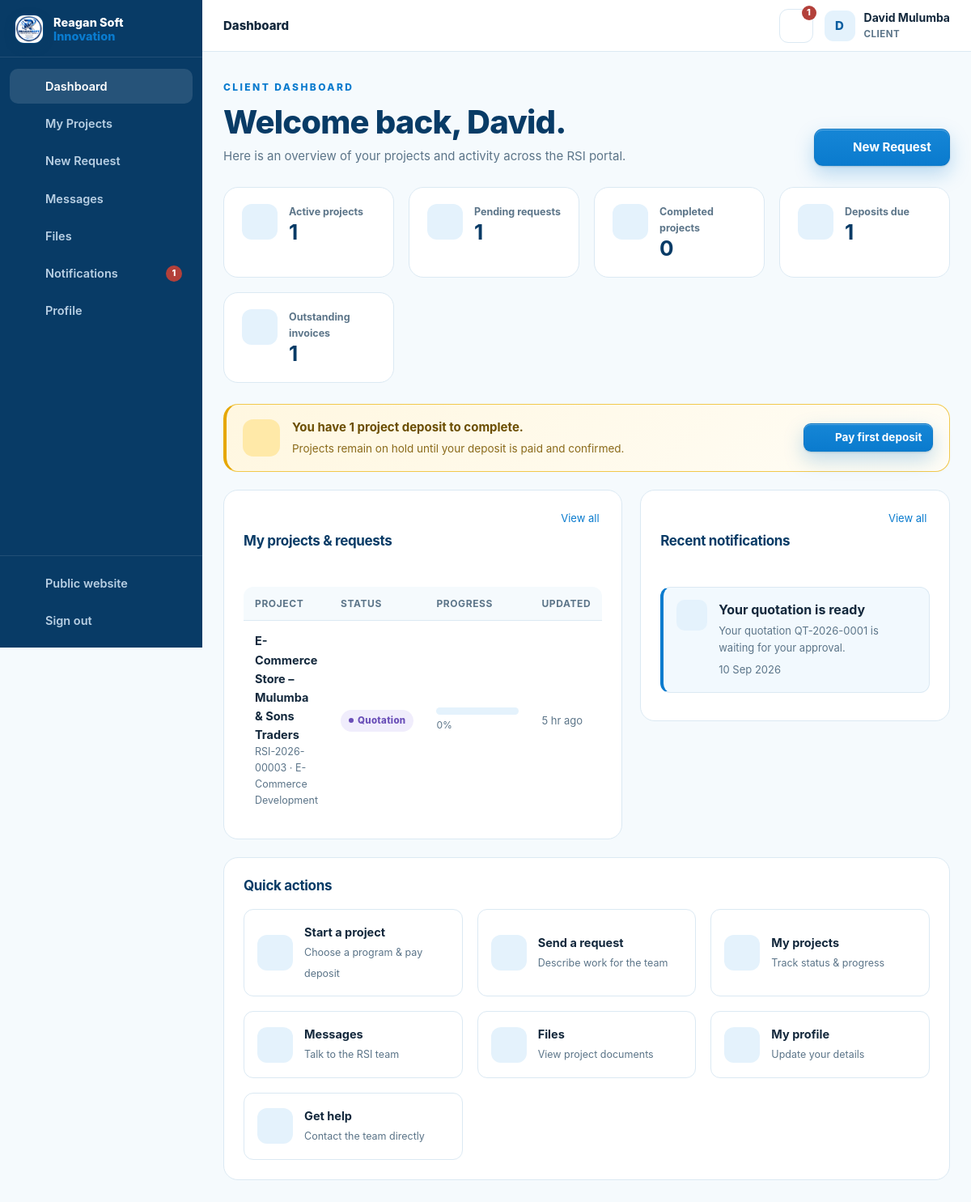
/client/index.php (signed in), run on an earlier commit of the app's database.
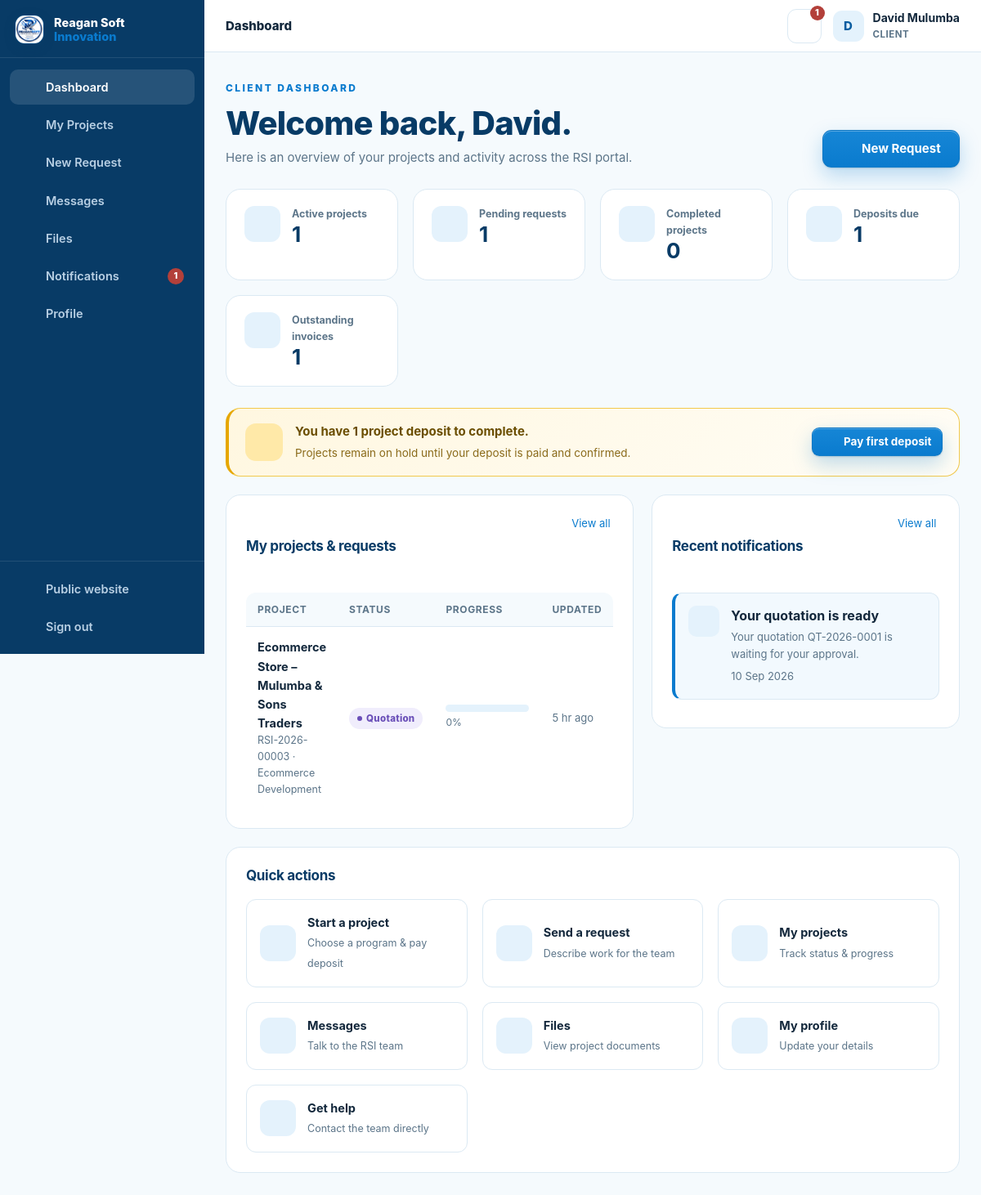
And on a later commit of the database.
### tables this page shows
CREATE TABLE projects (
  id INT UNSIGNED AUTO_INCREMENT PRIMARY KEY,
  ref_no VARCHAR(30) NOT NULL UNIQUE,                
  client_id INT UNSIGNED NOT NULL,
  service_id INT UNSIGNED NULL,
  assigned_to INT UNSIGNED NULL,                     
  title VARCHAR(190) NOT NULL,
  description TEXT NOT NULL,
  requirements TEXT NULL,
  budget DECIMAL(14,2) NULL,
  priority ENUM('low','normal','high','urgent') NOT NULL DEFAULT 'normal',
  status ENUM('NEW','REVIEWING','QUOTATION','APPROVED','IN_PROGRESS','WAITING_FOR_CLIENT','TESTING','COMPLETED','CANCELLED') NOT NULL DEFAULT 'NEW',
  progress TINYINT UNSIGNED NOT NULL DEFAULT 0,
  deadline DATE NULL,
  started_at DATETIME NULL,
  completed_at DATETIME NULL,
  submitted_at TIMESTAMP DEFAULT CURRENT_TIMESTAMP,
  updated_at TIMESTAMP DEFAULT CURRENT_TIMESTAMP ON UPDATE CURRENT_TIMESTAMP,
  FOREIGN KEY (client_id) REFERENCES users(id) ON DELETE CASCADE,
  FOREIGN KEY (service_id) REFERENCES services(id) ON DELETE SET NULL,
  FOREIGN KEY (assigned_to) REFERENCES users(id) ON DELETE SET NULL,
  INDEX idx_projects_client (client_id),
  INDEX idx_projects_status (status),
  INDEX idx_projects_assigned (assigned_to),
  INDEX idx_projects_service (service_id)
);

CREATE TABLE services (
  id INT UNSIGNED AUTO_INCREMENT PRIMARY KEY,
  name VARCHAR(150) NOT NULL,
  slug VARCHAR(160) NOT NULL UNIQUE,
  description TEXT NOT NULL,
  price_min DECIMAL(14,2) NOT NULL DEFAULT 0,    
  price_max DECIMAL(14,2) NULL,                   
  currency VARCHAR(8) NOT NULL DEFAULT 'UGX',
  pricing_type ENUM('range','starting_from','contact_for_quote') NOT NULL DEFAULT 'starting_from',
  price_note VARCHAR(120) NOT NULL DEFAULT '',    
  features TEXT NULL,                  
  delivery_days INT UNSIGNED NULL,     
  icon VARCHAR(60) NOT NULL DEFAULT 'code-s',    
  status ENUM('active','inactive') NOT NULL DEFAULT 'active',
  sort_order INT UNSIGNED NOT NULL DEFAULT 0,
  created_at TIMESTAMP DEFAULT CURRENT_TIMESTAMP,
  INDEX idx_services_status (status)
);

### config/config.php (called while the page is built, shortened)
<?php
function db(): PDO {
    static $pdo = null;
    if ($pdo === null) {
        try {
            $pdo = new PDO(
                'mysql:host=' . DB_HOST . ';dbname=' . DB_NAME . ';charset=utf8mb4',
                DB_USER,
                DB_PASS,
                [
                    PDO::ATTR_ERRMODE            => PDO::ERRMODE_EXCEPTION,
                    PDO::ATTR_DEFAULT_FETCH_MODE => PDO::FETCH_ASSOC,
                    PDO::ATTR_EMULATE_PREPARES   => false,
                    PDO::ATTR_STRINGIFY_FETCHES  => false,
                ]
            );
        } catch (PDOException $e) {
            log_error('DB connection failed: ' . $e->getMessage());
            http_response_code(500);
            exit('Unable to connect to the database. Please check the installation.');
        }
    }
    return $pdo;
}
function e(mixed $value): string {
    return htmlspecialchars((string)($value ?? ''), ENT_QUOTES, 'UTF-8');
}
function flash(string $key, ?string $value = null): ?string {
    $msg = $_SESSION['flash'][$key] ?? null;
    return $msg;
}
function app_url(string $path = ''): string {
    return APP_URL . ($path === '' ? '' : '/' . ltrim($path, '/'));
}
function current_user(): ?array {
    static $user = false;
    if ($user === false) {
        if (empty($_SESSION['user_id'])) {
            $user = null;
        } else {
            $st = db()->prepare('SELECT * FROM users WHERE id = ? AND active = 1 LIMIT 1');
            $st->execute([(int)$_SESSION['user_id']]);
            $user = $st->fetch() ?: null;
        }
    }
    return $user;
}
function is_logged_in(): bool {
    return current_user() !== null;
}
function require_login(): void {
    if (!is_logged_in()) {
        $_SESSION['intended'] = $_SERVER['REQUEST_URI'] ?? '';
        flash('error', 'Please sign in to continue.');
        redirect(app_url('login.php'));
    }
}
function require_role(string $role): void {
    require_login();
}
function require_client(): void {
    require_role('client');
}
require_once __DIR__ . '/../inc/functions.php';

### client/index.php (the view, shortened to what the changed rows need)
<?php
require __DIR__ . '/../config/config.php';
require_client();
$uid = (int)current_user()['id'];
$pdo = db();
$projects = $pdo->prepare(
    "SELECT p.*, s.name AS service FROM projects p
     LEFT JOIN services s ON s.id = p.service_id
     WHERE p.client_id = ? ORDER BY p.updated_at DESC, p.id DESC"
); $projects->execute([$uid]); $projects = $projects->fetchAll();
$pending = array_values(array_filter($projects, fn($p) => in_array($p['status'], ['NEW', 'REVIEWING', 'QUOTATION'], true)));
$completed = array_values(array_filter($projects, fn($p) => $p['status'] === 'COMPLETED'));
$user = current_user();
?>
<div class="dash-head">
  <div>
    <h2>Welcome back, <?= e(explode(' ', $user['full_name'])[0]) ?>.</h2>
  </div>
</div>
<div class="stats">
  <div class="stat">
    <div><small>Pending requests</small><strong><?= count($pending) ?></strong></div>
  </div>
  <div class="stat">
    <div><small>Completed projects</small><strong><?= count($completed) ?></strong></div>
  </div>
</div>
<div class="grid-2">
  <section class="panel">
    <?php if ($projects): ?>
      <div class="table-wrap">
        <table class="table">
          <thead><tr><th>Project</th><th>Status</th><th>Progress</th><th>Updated</th></tr></thead>
          <tbody>
            <?php foreach (array_slice($projects, 0, 6) as $p): ?>
              <tr>
                <td>
                  <a class="row-title" href="<?= app_url('client/project.php?id=' . (int)$p['id']) ?>"><?= e($p['title']) ?></a>
                  <div class="row-sub"><?= e($p['ref_no']) ?> · <?= e($p['service'] ?? 'General') ?></div>
                </td>
                <td><?= status_badge($p['status']) ?></td>
                <td style="min-width:130px">
                  <div class="progress"><span style="width:<?= max(0, min(100, (int)$p['progress'])) ?>%"></span></div>
                  <small class="muted"><?= (int)$p['progress'] ?>%</small>
                </td>
                <td class="muted small"><?= time_ago($p['updated_at']) ?></td>
              </tr>
            <?php endforeach; ?>
          </tbody>
        </table>
      </div>
    <?php endif; ?>
  </section>
</div>

### inc/functions.php (shortened to what the changed rows need)
<?php
function time_ago(?string $datetime): string {
    $ts = strtotime($datetime);
    $diff = time() - $ts;
    if ($diff < 86400) return intdiv($diff, 3600) . ' hr ago';
    return date('d M Y', $ts);
}
function status_badge(string $status): string {
    $class = [
        'NEW' => 'blue', 'REVIEWING' => 'sky', 'QUOTATION' => 'violet',
        'APPROVED' => 'cyan', 'IN_PROGRESS' => 'blue', 'WAITING_FOR_CLIENT' => 'amber',
        'TESTING' => 'violet', 'COMPLETED' => 'green', 'CANCELLED' => 'red',
        'TODO' => 'gray', 'REVIEW' => 'violet',
        'draft' => 'gray', 'sent' => 'blue', 'accepted' => 'green', 'rejected' => 'red', 'expired' => 'amber', 'cancelled' => 'red',
        'paid' => 'green', 'partially_paid' => 'amber', 'overdue' => 'red',
        'active' => 'green', 'inactive' => 'red',
        'read' => 'gray', 'unread' => 'blue',
    ];
    $label = ucwords(str_replace('_', ' ', strtolower((string)$status)));
    return '<span class="badge ' . ($class[$status] ?? 'gray') . '">' . e($label) . '</span>';
}
require_once __DIR__ . '/layout.php';

What changed in the data, as far as the page shows it:
changed projects "5 hr ago": title "E-Commerce Store – Mulumba & Sons Traders" → "Ecommerce Store – Mulumba & Sons Traders"; service.name "E-Commerce Development" → "Ecommerce Development"
